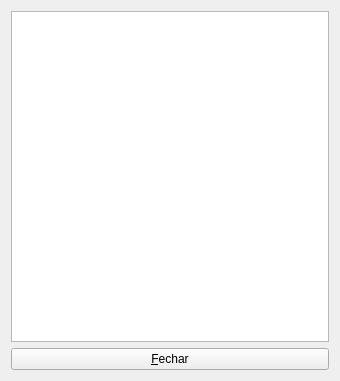
<?xml version="1.0" encoding="UTF-8"?>
<ui version="4.0">
 <class>Resultado</class>
 <widget class="QWidget" name="Resultado">
  <property name="geometry">
   <rect>
    <x>0</x>
    <y>0</y>
    <width>340</width>
    <height>381</height>
   </rect>
  </property>
  <property name="windowTitle">
   <string>Resultado</string>
  </property>
  <layout class="QGridLayout" name="gridLayout">
   <item row="0" column="0">
    <widget class="QTextBrowser" name="tbResultado"/>
   </item>
   <item row="1" column="0">
    <widget class="QPushButton" name="pushFechar">
     <property name="text">
      <string>&amp;Fechar</string>
     </property>
    </widget>
   </item>
  </layout>
 </widget>
 <resources/>
 <connections/>
</ui>
